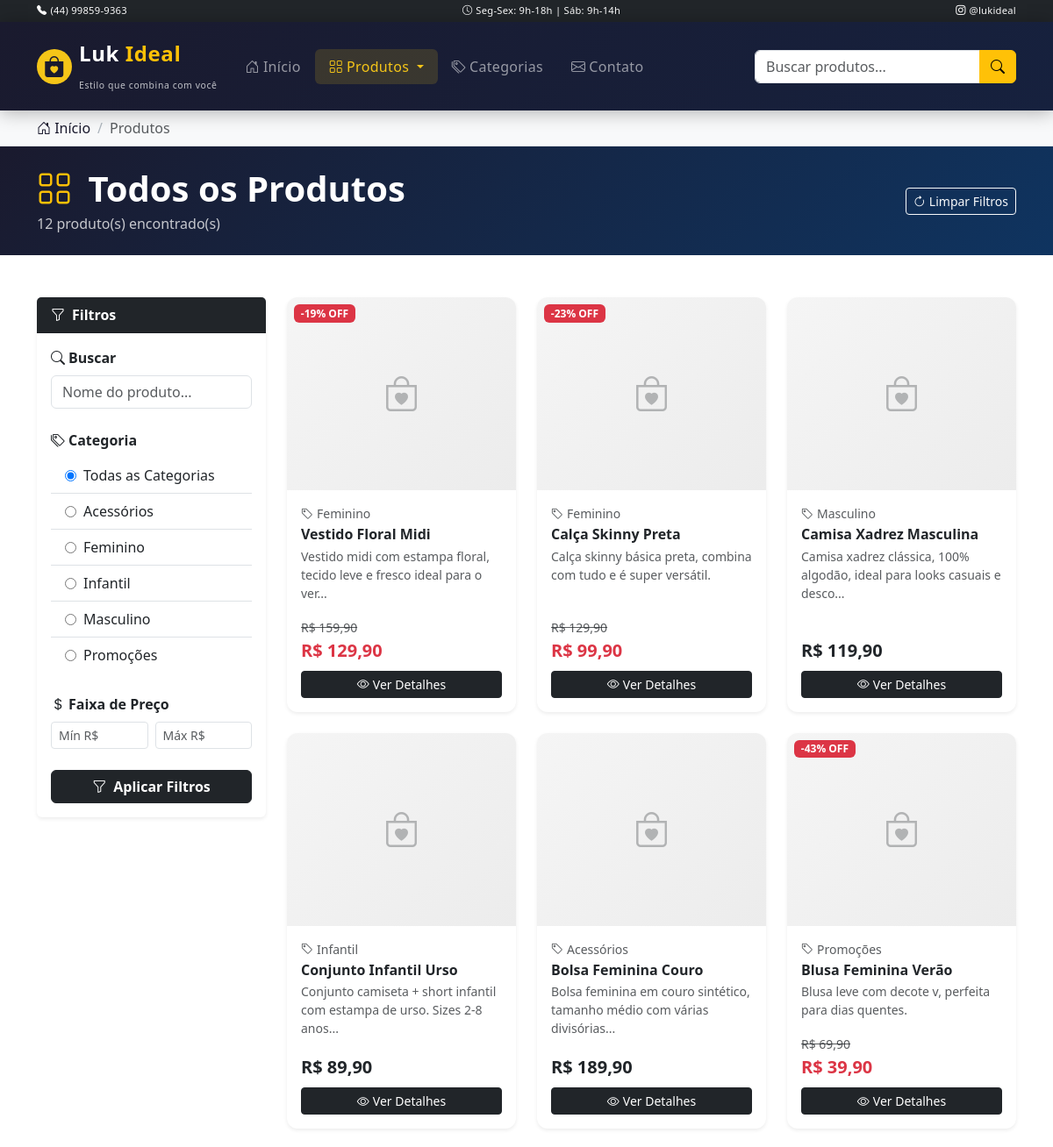
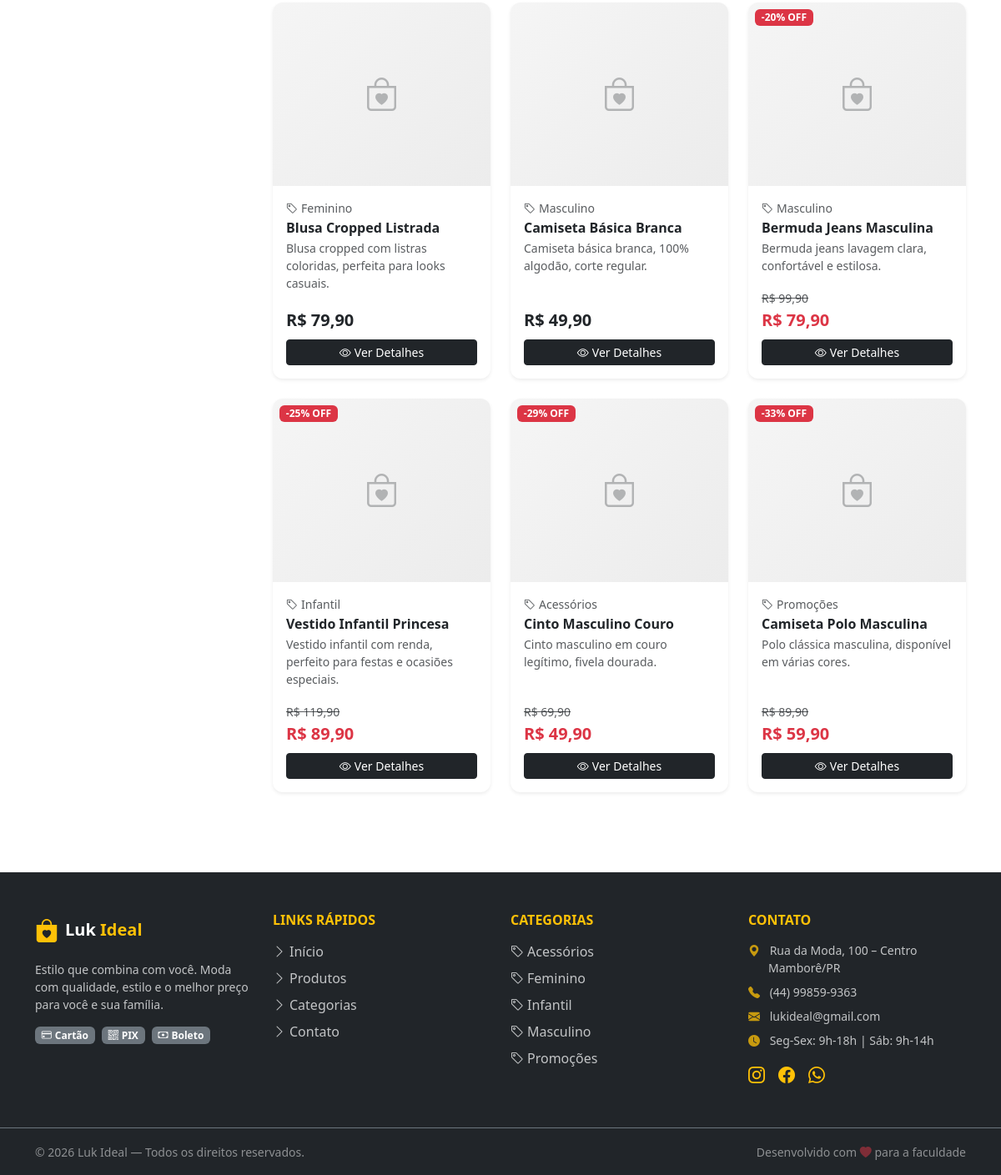
Page /pages/produtos.php on the committed database (2 pictures, top to bottom).
### tables this page shows
CREATE TABLE categorias (
    id INT AUTO_INCREMENT PRIMARY KEY,
    nome VARCHAR(100) NOT NULL,
    descricao TEXT,
    imagem VARCHAR(255),
    criado_em TIMESTAMP DEFAULT CURRENT_TIMESTAMP
);

CREATE TABLE produtos (
    id INT AUTO_INCREMENT PRIMARY KEY,
    nome VARCHAR(150) NOT NULL,
    descricao TEXT,
    preco DECIMAL(10,2) NOT NULL,
    preco_promocional DECIMAL(10,2) DEFAULT NULL,
    estoque INT DEFAULT 0,
    imagem VARCHAR(255),
    destaque TINYINT(1) DEFAULT 0,
    ativo TINYINT(1) DEFAULT 1,
    categoria_id INT NOT NULL,
    criado_em TIMESTAMP DEFAULT CURRENT_TIMESTAMP,
    CONSTRAINT fk_produto_categoria FOREIGN KEY (categoria_id) REFERENCES categorias(id) ON DELETE RESTRICT ON UPDATE CASCADE
);

### pages/produtos.php (the view, shortened to what the rows shown need)
<?php
$categoriaId = isset($_GET['categoria']) && is_numeric($_GET['categoria']) ? (int)$_GET['categoria'] : 0;
$busca       = isset($_GET['busca'])    ? trim($_GET['busca'])    : '';
require_once '../includes/header.php';
$produtos   = getProdutos($conn, $categoriaId, $busca);
$categorias = getCategorias($conn);
$nomeCategoria = '';
?>
<section class="page-header py-4 bg-dark text-white">
    <div class="container">
        <div class="row align-items-center">
            <div class="col-md-8">
                <h1 class="fw-bold mb-1">
                    <i class="bi bi-grid me-2 text-warning"></i>
                    <?php if ($nomeCategoria): ?>
                        <?= htmlspecialchars($nomeCategoria) ?>
                    <?php elseif ($busca): ?>
                        Resultados para: <em>"<?= htmlspecialchars($busca) ?>"</em>
                    <?php else: ?>
                        Todos os Produtos
                    <?php endif; ?>
                </h1>
            </div>
        </div>
    </div>
</section>
<section class="py-5">
    <div class="container">
        <div class="row g-4">
            <div class="col-12 col-lg-3">
                <div class="card border-0 shadow-sm sticky-top" style="top:80px">
                    <div class="card-body">
                        <form method="GET" action="produtos.php">
                            <div class="mb-4">
                                <div class="list-group list-group-flush">
                                    <?php foreach ($categorias as $cat): ?>
                                    <label class="list-group-item list-group-item-action d-flex gap-2 align-items-center cursor-pointer">
                                        <input type="radio" name="categoria" value="<?= $cat['id'] ?>"
                                               <?= $categoriaId == $cat['id'] ? 'checked' : '' ?>>
                                        <span><?= htmlspecialchars($cat['nome']) ?></span>
                                    </label>
                                    <?php endforeach; ?>
                                </div>
                            </div>
                        </form>
                    </div>
                </div>
            </div>
            <div class="col-12 col-lg-9">
                <?php if (empty($produtos)): ?>
                    <div class="text-center py-5">
                        <i class="bi bi-search fs-1 text-muted d-block mb-3"></i>
                        <h4 class="text-muted">Nenhum produto encontrado</h4>
                        <p class="text-muted">Tente outros termos ou limpe os filtros.</p>
                        <a href="produtos.php" class="btn btn-warning">
                            <i class="bi bi-arrow-clockwise me-2"></i>Ver todos os produtos
                        </a>
                    </div>
                <?php else: ?>
                    <div class="row g-4">
                        <?php foreach ($produtos as $produto): ?>
                        <div class="col-12 col-sm-6 col-xl-4">
                            <div class="card produto-card h-100 border-0 shadow-sm">
                                <div class="position-relative">
                                    <div class="produto-img-wrapper">
                                        <div class="produto-placeholder-img d-flex align-items-center justify-content-center">
                                            <i class="bi bi-bag-heart fs-1 text-muted opacity-40"></i>
                                        </div>
                                    </div>
                                    <?php if (!empty($produto['preco_promocional'])): ?>
                                        <?php $desc = calcularDesconto($produto['preco'], $produto['preco_promocional']); ?>
                                        <span class="badge bg-danger position-absolute top-0 start-0 m-2">
                                            -<?= $desc ?>% OFF
                                        </span>
                                    <?php endif; ?>
                                </div>
                                <div class="card-body d-flex flex-column">
                                    <small class="text-muted mb-1">
                                        <i class="bi bi-tag me-1"></i><?= htmlspecialchars($produto['categoria_nome']) ?>
                                    </small>
                                    <h6 class="card-title fw-bold mb-1"><?= htmlspecialchars($produto['nome']) ?></h6>
                                    <p class="card-text text-muted small flex-grow-1">
                                        <?= htmlspecialchars(truncarTexto($produto['descricao'], 70)) ?>
                                    </p>
                                    <div class="mt-auto">
                                        <?php if (!empty($produto['preco_promocional'])): ?>
                                            <del class="text-muted small"><?= formatarMoeda($produto['preco']) ?></del>
                                            <div class="fs-5 fw-bold text-danger"><?= formatarMoeda($produto['preco_promocional']) ?></div>
                                        <?php else: ?>
                                            <div class="fs-5 fw-bold text-dark"><?= formatarMoeda($produto['preco']) ?></div>
                                        <?php endif; ?>
                                        <div class="d-flex gap-2 mt-2">
                                            <?php if ($produto['estoque'] > 0): ?>
                                                <a href="produto.php?id=<?= $produto['id'] ?>"
                                                   class="btn btn-dark flex-grow-1 btn-sm">
                                                    <i class="bi bi-eye me-1"></i>Ver Detalhes
                                                </a>
                                            <?php else: ?>
                                                <button class="btn btn-secondary flex-grow-1 btn-sm" disabled>
                                                    <i class="bi bi-x-circle me-1"></i>Esgotado
                                                </button>
                                            <?php endif; ?>
                                        </div>
                                    </div>
                                </div>
                            </div>
                        </div>
                        <?php endforeach; ?>
                    </div>
                <?php endif; ?>
            </div>
        </div>
    </div>
</section>
<?php require_once '../includes/footer.php'; ?>

### includes/footer.php (shortened to what the rows shown need)
</main>
<footer class="footer bg-dark text-white mt-5">
    <div class="container py-5">
        <div class="row g-4">
            <div class="col-12 col-md-6 col-lg-3">
                <ul class="list-unstyled">
                    <?php foreach ($categorias as $cat): ?>
                    <li class="mb-2">
                        <a href="produtos.php?categoria=<?= $cat['id'] ?>"
                           class="text-light text-decoration-none opacity-75 hover-link">
                            <i class="bi bi-tag me-1"></i><?= htmlspecialchars($cat['nome']) ?>
                        </a>
                    </li>
                    <?php endforeach; ?>
                </ul>
            </div>
        </div>
    </div>
</footer>
</body>
</html>

### rows in the picture
categorias: categoria "☐ Acessórios", nome "Acessórios"
categorias: categoria "☐ Feminino", nome "Feminino"
categorias: categoria "☐ Infantil", nome "Infantil"
categorias: categoria "☐ Masculino", nome "Masculino"
categorias: categoria "☐ Promoções", nome "Promoções"
produtos: desc "19", categoria.nome "Feminino", nome "Vestido Floral Midi", descricao "Vestido midi com estampa floral, tecido leve e fresco ideal para o ver...", preco "R$ 159,90", preco_promocional "R$ 129,90"
produtos: desc "23", categoria.nome "Feminino", nome "Calça Skinny Preta", descricao "Calça skinny básica preta, combina com tudo e é super versátil.", preco "R$ 129,90", preco_promocional "R$ 99,90"
produtos: categoria.nome "Masculino", nome "Camisa Xadrez Masculina", descricao "Camisa xadrez clássica, 100% algodão, ideal para looks casuais e desco...", preco "R$ 119,90"
produtos: categoria.nome "Infantil", nome "Conjunto Infantil Urso", descricao "Conjunto camiseta + short infantil com estampa de urso. Sizes 2-8 anos...", preco "R$ 89,90"
produtos: categoria.nome "Acessórios", nome "Bolsa Feminina Couro", descricao "Bolsa feminina em couro sintético, tamanho médio com várias divisórias...", preco "R$ 189,90"
produtos: desc "43", categoria.nome "Promoções", nome "Blusa Feminina Verão", descricao "Blusa leve com decote v, perfeita para dias quentes.", preco "R$ 69,90", preco_promocional "R$ 39,90"
produtos: categoria.nome "Feminino", nome "Blusa Cropped Listrada", descricao "Blusa cropped com listras coloridas, perfeita para looks casuais.", preco "R$ 79,90"
produtos: categoria.nome "Masculino", nome "Camiseta Básica Branca", descricao "Camiseta básica branca, 100% algodão, corte regular.", preco "R$ 49,90"
produtos: desc "20", categoria.nome "Masculino", nome "Bermuda Jeans Masculina", descricao "Bermuda jeans lavagem clara, confortável e estilosa.", preco "R$ 99,90", preco_promocional "R$ 79,90"
produtos: desc "25", categoria.nome "Infantil", nome "Vestido Infantil Princesa", descricao "Vestido infantil com renda, perfeito para festas e ocasiões especiais.", preco "R$ 119,90", preco_promocional "R$ 89,90"
produtos: desc "29", categoria.nome "Acessórios", nome "Cinto Masculino Couro", descricao "Cinto masculino em couro legítimo, fivela dourada.", preco "R$ 69,90", preco_promocional "R$ 49,90"
produtos: desc "33", categoria.nome "Promoções", nome "Camiseta Polo Masculina", descricao "Polo clássica masculina, disponível em várias cores.", preco "R$ 89,90", preco_promocional "R$ 59,90"

### other values in the picture
$CONFIG_LOJA['telefone'] "(44) 99859-9363"
$CONFIG_LOJA['horario'] "Seg-Sex: 9h-18h | Sáb: 9h-14h"
$CONFIG_LOJA['redes']['instagram'] "@lukideal"
$CONFIG_LOJA['slogan'] "Estilo que combina com você"
$item['label'] "Produtos"
count($produtos) "12"
$CONFIG_LOJA['endereco'] "Rua da Moda, 100 – Centro"
$CONFIG_LOJA['cidade'] "Mamborê/PR"
$CONFIG_LOJA['email'] "lukideal@gmail.com"
$CONFIG_LOJA['nome'] "Luk Ideal"
